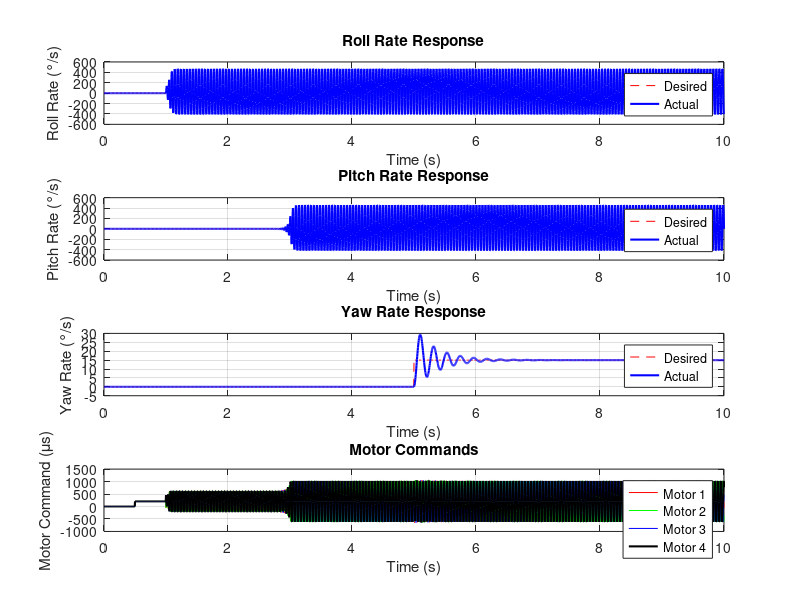
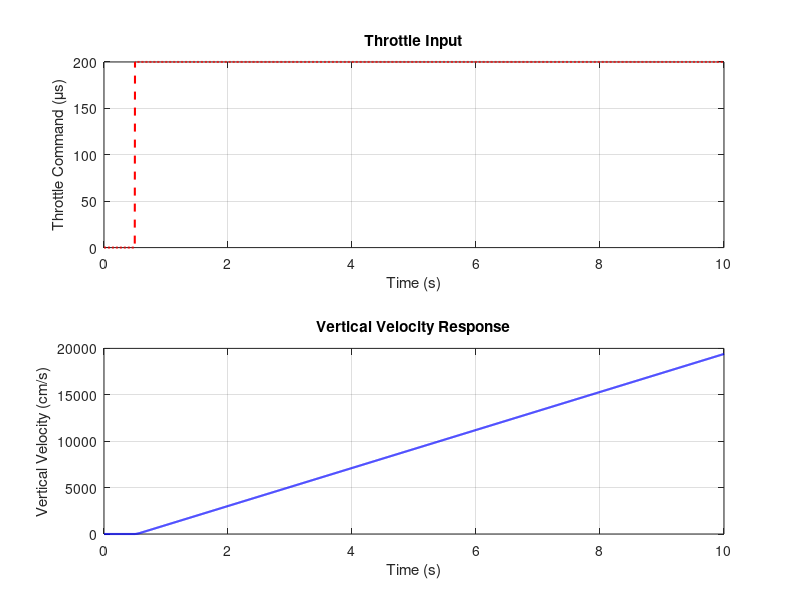

These figures' MATLAB source, in order:
%% Drone Linear Flight Simulation
% This simulation models the drone dynamics based on the Carbon Aeronautics Quadcopter Manual
% It implements a linear model that can be used to tune a 3D simulation in Simulink

%% Parameters and Constants
% Simulation time parameters
Ts = 0.004;                % Sample time (250 Hz control loop as per p.96)
sim_time = 10;             % Simulation time in seconds
t = 0:Ts:sim_time;         % Time vector
N = length(t);             % Number of samples

% Drone physical parameters
mass = 0.250;              % Drone mass in kg (p.201)
motor_distance_x = 0.08;   % Distance from center to motor in x direction in m (p.201)
motor_distance_y = 0.05;   % Distance from center to motor in y direction in m (p.201)
motor_mass = 0.008;        % Mass of each motor in kg (p.203)
esc_mass = 0.007;          % Mass of each ESC in kg (p.203)

% Moment of inertia calculations - based on p.203
Ix = 4 * motor_mass * motor_distance_x^2 + 4 * esc_mass * (motor_distance_x/2)^2;
Iy = 4 * motor_mass * motor_distance_y^2 + 4 * esc_mass * (motor_distance_y/2)^2;
Iz = 4 * motor_mass * (motor_distance_x^2 + motor_distance_y^2) + ...
     4 * esc_mass * ((motor_distance_x/2)^2 + (motor_distance_y/2)^2);

% Motor and thrust parameters
thrust_coeff = 160;        % Thrust coefficient (g per throttle) from p.191
kV_rating = 5000;          % Motor kV rating (p.195)
motor_tau = 0.03;          % Motor time constant in seconds (p.196)

% PID controller parameters for rate mode - from p.94
P_RateRoll = 0.6; I_RateRoll = 3.5; D_RateRoll = 0.03;
P_RatePitch = 0.6; I_RatePitch = 3.5; D_RatePitch = 0.03;
P_RateYaw = 2; I_RateYaw = 12; D_RateYaw = 0;

% Sensor parameters
sensor_cutoff = 2 * pi * 10; % 10 Hz low-pass filter cutoff frequency (p.198)

% System dynamics transfer functions - based on p.203-209
% Roll and pitch dynamics: 115/s
% Yaw dynamics: 4.8/s
% Vertical velocity dynamics: 2.5/s
roll_dynamics_num = 115;
roll_dynamics_den = [1 0];
pitch_dynamics_num = 115;
pitch_dynamics_den = [1 0];
yaw_dynamics_num = 4.8;
yaw_dynamics_den = [1 0];
vertical_dynamics_num = 2.5;
vertical_dynamics_den = [1 0];

% Motor dynamics transfer function: 1/(0.03s + 1)
motor_dynamics_num = 1;
motor_dynamics_den = [motor_tau 1];

% Sensor dynamics transfer function: (2*pi*10)/(s + 2*pi*10)
sensor_dynamics_num = sensor_cutoff;
sensor_dynamics_den = [1 sensor_cutoff];

%% Input Signals
% Initialize input signals (commands)
input_roll = zeros(N, 1);
input_pitch = zeros(N, 1);
input_yaw = zeros(N, 1);
input_throttle = zeros(N, 1);

% Create test input signals
% Step input for roll at t=1s
roll_step_idx = round(1/Ts) + 1;
input_roll(roll_step_idx:end) = 30;  % 30 degrees/s desired roll rate

% Step input for pitch at t=3s
pitch_step_idx = round(3/Ts) + 1;
input_pitch(pitch_step_idx:end) = 20;  % 20 degrees/s desired pitch rate

% Step input for yaw at t=5s
yaw_step_idx = round(5/Ts) + 1;
input_yaw(yaw_step_idx:end) = 15;  % 15 degrees/s desired yaw rate

% Step input for throttle at t=0.5s
throttle_step_idx = round(0.5/Ts) + 1;
input_throttle(throttle_step_idx:end) = 200;  % Throttle command in μs

%% Create System Models
% Create transfer functions
roll_dynamics_tf = tf(roll_dynamics_num, roll_dynamics_den);
pitch_dynamics_tf = tf(pitch_dynamics_num, pitch_dynamics_den);
yaw_dynamics_tf = tf(yaw_dynamics_num, yaw_dynamics_den);
vertical_dynamics_tf = tf(vertical_dynamics_num, vertical_dynamics_den);
motor_dynamics_tf = tf(motor_dynamics_num, motor_dynamics_den);
sensor_dynamics_tf = tf(sensor_dynamics_num, sensor_dynamics_den);

% Create discrete-time models for simulation
roll_dynamics_d = c2d(roll_dynamics_tf, Ts, 'zoh');
pitch_dynamics_d = c2d(pitch_dynamics_tf, Ts, 'zoh');
yaw_dynamics_d = c2d(yaw_dynamics_tf, Ts, 'zoh');
vertical_dynamics_d = c2d(vertical_dynamics_tf, Ts, 'zoh');
motor_dynamics_d = c2d(motor_dynamics_tf, Ts, 'zoh');
sensor_dynamics_d = c2d(sensor_dynamics_tf, Ts, 'zoh');

%% PID Controller Implementation
% Initialize controller variables
error_rate_roll = zeros(N, 1);
error_rate_pitch = zeros(N, 1);
error_rate_yaw = zeros(N, 1);

prev_error_rate_roll = 0;
prev_error_rate_pitch = 0;
prev_error_rate_yaw = 0;

prev_iterm_rate_roll = 0;
prev_iterm_rate_pitch = 0;
prev_iterm_rate_yaw = 0;

motor_input_roll = zeros(N, 1);
motor_input_pitch = zeros(N, 1);
motor_input_yaw = zeros(N, 1);
motor_input_throttle = zeros(N, 1);

% Initialize state variables
rate_roll_actual = zeros(N, 1);
rate_pitch_actual = zeros(N, 1);
rate_yaw_actual = zeros(N, 1);
vertical_velocity = zeros(N, 1);

rate_roll_measured = zeros(N, 1);
rate_pitch_measured = zeros(N, 1);
rate_yaw_measured = zeros(N, 1);

% Initialize motor outputs
motor_output1 = zeros(N, 1);
motor_output2 = zeros(N, 1);
motor_output3 = zeros(N, 1);
motor_output4 = zeros(N, 1);

% PID controller function (based on p.99)
function [output, error, iterm] = pid_controller(error, prev_error, prev_iterm, P, I, D, Ts)
    % Calculate P term
    pterm = P * error;
    
    % Calculate I term with anti-windup
    iterm = prev_iterm + I * (error + prev_error) * Ts / 2;
    if iterm > 400
        iterm = 400;
    elseif iterm < -400
        iterm = -400;
    end
    
    % Calculate D term
    dterm = D * (error - prev_error) / Ts;
    
    % Calculate PID output with saturation
    output = pterm + iterm + dterm;
    if output > 400
        output = 400;
    elseif output < -400
        output = -400;
    end
end

%% Simulation Loop
for k = 2:N
    % Get measured rotation rates (from previous actual values through sensor dynamics)
    % Using state-space equations directly instead of lsim for single-step simulation
    % For a first-order low-pass filter (2*pi*10)/(s + 2*pi*10)
    % Apply the filter: y(k) = a*y(k-1) + b*u(k-1) where
    % a = exp(-2*pi*10*Ts), b = 1-a
    a = exp(-sensor_cutoff * Ts);
    b = 1 - a;
    rate_roll_measured(k) = a * rate_roll_measured(k-1) + b * rate_roll_actual(k-1);
    rate_pitch_measured(k) = a * rate_pitch_measured(k-1) + b * rate_pitch_actual(k-1);
    rate_yaw_measured(k) = a * rate_yaw_measured(k-1) + b * rate_yaw_actual(k-1);
    
    % Calculate errors
    error_rate_roll(k) = input_roll(k) - rate_roll_measured(k);
    error_rate_pitch(k) = input_pitch(k) - rate_pitch_measured(k);
    error_rate_yaw(k) = input_yaw(k) - rate_yaw_measured(k);
    
    % Execute PID controllers
    [motor_input_roll(k), error_out_roll, iterm_roll] = pid_controller(error_rate_roll(k), prev_error_rate_roll, prev_iterm_rate_roll, P_RateRoll, I_RateRoll, D_RateRoll, Ts);
    [motor_input_pitch(k), error_out_pitch, iterm_pitch] = pid_controller(error_rate_pitch(k), prev_error_rate_pitch, prev_iterm_rate_pitch, P_RatePitch, I_RatePitch, D_RatePitch, Ts);
    [motor_input_yaw(k), error_out_yaw, iterm_yaw] = pid_controller(error_rate_yaw(k), prev_error_rate_yaw, prev_iterm_rate_yaw, P_RateYaw, I_RateYaw, D_RateYaw, Ts);
    
    % Update PID memory
    prev_error_rate_roll = error_out_roll;
    prev_error_rate_pitch = error_out_pitch;
    prev_error_rate_yaw = error_out_yaw;
    
    prev_iterm_rate_roll = iterm_roll;
    prev_iterm_rate_pitch = iterm_pitch;
    prev_iterm_rate_yaw = iterm_yaw;
    
    % Process throttle command
    motor_input_throttle(k) = input_throttle(k);
    
    % Calculate individual motor commands (based on p.103)
    motor_output1(k) = 1.024 * (motor_input_throttle(k) - motor_input_roll(k) - motor_input_pitch(k) - motor_input_yaw(k));
    motor_output2(k) = 1.024 * (motor_input_throttle(k) - motor_input_roll(k) + motor_input_pitch(k) + motor_input_yaw(k));
    motor_output3(k) = 1.024 * (motor_input_throttle(k) + motor_input_roll(k) + motor_input_pitch(k) - motor_input_yaw(k));
    motor_output4(k) = 1.024 * (motor_input_throttle(k) + motor_input_roll(k) - motor_input_pitch(k) + motor_input_yaw(k));
    
    % Apply motor dynamics (first-order system with time constant motor_tau)
    % y(k) = a*y(k-1) + b*u(k-1)
    a_motor = exp(-Ts/motor_tau);
    b_motor = 1 - a_motor;
    
    % Calculate motor outputs with dynamics
    % Initialize motor thrusts if they don't exist
    if ~exist('motor1_thrust', 'var') || isempty(motor1_thrust)
        motor1_thrust = 0;
    end
    if ~exist('motor2_thrust', 'var') || isempty(motor2_thrust)
        motor2_thrust = 0;
    end
    if ~exist('motor3_thrust', 'var') || isempty(motor3_thrust)
        motor3_thrust = 0;
    end
    if ~exist('motor4_thrust', 'var') || isempty(motor4_thrust)
        motor4_thrust = 0;
    end
    
    % Apply first-order dynamics
    motor1_thrust = a_motor * motor1_thrust + b_motor * motor_output1(k-1);
    motor2_thrust = a_motor * motor2_thrust + b_motor * motor_output2(k-1);
    motor3_thrust = a_motor * motor3_thrust + b_motor * motor_output3(k-1);
    motor4_thrust = a_motor * motor4_thrust + b_motor * motor_output4(k-1);
    
    % Apply quadcopter dynamics to calculate actual rotation rates
    roll_input = motor3_thrust + motor4_thrust - motor1_thrust - motor2_thrust;
    pitch_input = motor2_thrust + motor3_thrust - motor1_thrust - motor4_thrust;
    yaw_input = motor2_thrust + motor4_thrust - motor1_thrust - motor3_thrust;
    thrust_input = motor1_thrust + motor2_thrust + motor3_thrust + motor4_thrust;
    
    % For integrator systems (e.g., 115/s), the discrete update is:
    % y(k) = y(k-1) + Ts*gain*u(k-1)
    rate_roll_actual(k) = rate_roll_actual(k-1) + Ts * roll_dynamics_num * roll_input;
    rate_pitch_actual(k) = rate_pitch_actual(k-1) + Ts * pitch_dynamics_num * pitch_input;
    rate_yaw_actual(k) = rate_yaw_actual(k-1) + Ts * yaw_dynamics_num * yaw_input;
    vertical_velocity(k) = vertical_velocity(k-1) + Ts * vertical_dynamics_num * thrust_input;
end

%% Visualize Results
figure;

% Plot Roll Rate Response
subplot(4, 1, 1);
plot(t, input_roll, 'r--', t, rate_roll_actual, 'b-', 'LineWidth', 1.5);
grid on;
xlabel('Time (s)');
ylabel('Roll Rate (°/s)');
legend('Desired', 'Actual');
title('Roll Rate Response');

% Plot Pitch Rate Response
subplot(4, 1, 2);
plot(t, input_pitch, 'r--', t, rate_pitch_actual, 'b-', 'LineWidth', 1.5);
grid on;
xlabel('Time (s)');
ylabel('Pitch Rate (°/s)');
legend('Desired', 'Actual');
title('Pitch Rate Response');

% Plot Yaw Rate Response
subplot(4, 1, 3);
plot(t, input_yaw, 'r--', t, rate_yaw_actual, 'b-', 'LineWidth', 1.5);
grid on;
xlabel('Time (s)');
ylabel('Yaw Rate (°/s)');
legend('Desired', 'Actual');
title('Yaw Rate Response');

% Plot Motor Commands
subplot(4, 1, 4);
plot(t, motor_output1, 'r-', t, motor_output2, 'g-', t, motor_output3, 'b-', t, motor_output4, 'k-', 'LineWidth', 1.5);
grid on;
xlabel('Time (s)');
ylabel('Motor Command (μs)');
legend('Motor 1', 'Motor 2', 'Motor 3', 'Motor 4');
title('Motor Commands');

% Figure for motor inputs and vertical velocity
figure;
subplot(2, 1, 1);
plot(t, input_throttle, 'r--', 'LineWidth', 1.5);
grid on;
xlabel('Time (s)');
ylabel('Throttle Command (μs)');
title('Throttle Input');

subplot(2, 1, 2);
plot(t, vertical_velocity, 'b-', 'LineWidth', 1.5);
grid on;
xlabel('Time (s)');
ylabel('Vertical Velocity (cm/s)');
title('Vertical Velocity Response');

disp('Simulation completed successfully!');